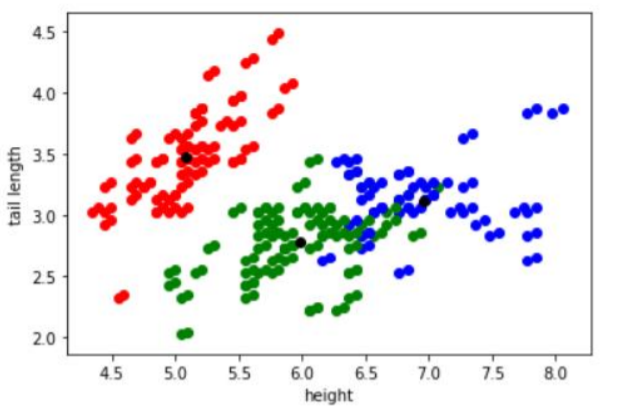

Write Python code to recreate this figure.
import pandas as pd
import random
import matplotlib.pyplot as plt
import math
import numpy as np

# calculates euclidean distance between vectors 1 and 2 which can have any number of dimmensions (as long as they both have same number)
def compute_euclidean_distance(vec_1, vec_2):
    distance = 0 # initialise distance between points as 0
    for a, b in zip(vec_1, vec_2): # for each element of vector 1 and 2
        distance = distance + ((a - b) ** 2) # difference squared added to total distance
    distance = math.sqrt(distance) # root of distance gives final answer
    return distance

# creates k points with coordinates in the range of the data set passed
def initialise_centroids(dataset, k=2):
    rangeMin = math.floor(np.amin(dataset)) # finds the lowest value in the data (and rounds down to int)
    rangeMax = math.ceil(np.amax(dataset)) # finds max val in data (and rounds up to int)
    centroids = np.array([random.randint(rangeMin, rangeMax), random.randint(
        rangeMin, rangeMax), random.randint(rangeMin, rangeMax), random.randint(rangeMin, rangeMax)]) # initialise at least one centroid as a 4D vector, with random values for each in the range established above
    # loop to create and append as many other centroids are needed to match k
    for i in range(k - 1):
        centroids = np.vstack([centroids, np.array([random.randint(rangeMin, rangeMax), random.randint(
            rangeMin, rangeMax), random.randint(rangeMin, rangeMax), random.randint(rangeMin, rangeMax)])])# create centroid as a 4D vector, with random values for each in the range established above and append to matrix
    return centroids

# once points are clustered, centroids need to be calculated as the center of that cluster
def reCalcCentroids(dataset, assignments, numOfCentroids):
    tally = np.zeros(numOfCentroids) # an array that tracks the number of points assigned to each centroid - needed to find mean
    averages = np.zeros((numOfCentroids, 4)) # create a 4xNumCentroids matrix
    # iterates through each data point
    for i in range(dataset.shape[0]):
        tally[assignments[i]] = tally[assignments[i]] + 1 # increase tally for whichever centroid data point i is assigned to
        # sums up the total for each of the 4 dimensions - this is later divided by number of points to find the mean
        averages[assignments[i]][0] = averages[assignments[i]][0] + dataset[i][0]
        averages[assignments[i]][1] = averages[assignments[i]][1] + dataset[i][1]
        averages[assignments[i]][2] = averages[assignments[i]][2] + dataset[i][2]
        averages[assignments[i]][3] = averages[assignments[i]][3] + dataset[i][3]
    for i in range(averages.shape[0]):
        if tally[i] != 0: # if the tally is zero then we don't want to perform the division because we'd have to divide by 0 which = problems
            # divide each dimensions total by the number of points to get the mean
            averages[i][0] = averages[i][0] / tally[i]
            averages[i][1] = averages[i][1] / tally[i]
            averages[i][2] = averages[i][2] / tally[i]
            averages[i][3] = averages[i][3] / tally[i]
    return averages

# for a given point, returns the index in centroids array of the centroid it is closest to
def assignPoint(point, centroids):
    values = np.array([compute_euclidean_distance(point, centroids[0])]) # create new array values that will store distances to all centroids - calculates distance to centroid 0
    for i in range(centroids.shape[0] - 1): # for the remaining centroids
        values = np.vstack(
            [values, compute_euclidean_distance(point, centroids[i + 1])]) # calculate the euclidean distance between the point and centroid i(+ 1) and then append that distance to the values array
    index_min = np.argmin(values) # the index of the centroid that is closest is the index of the lowest number in the values array
    return index_min

# assigns all data points to a centroid and returns those assignments as an array of indexes
# e.g. if there are two centroids called 0 and 1 then the array might look something like [0, 1, 1, 0, 0, 1, 1, etc.]
def runCycle(dataset, centroids):
    assignments = np.empty(dataset.shape[0], dtype=int)
    for i in range(dataset.shape[0]):
        assignments[i] = assignPoint(dataset[i], centroids)
    return assignments


def kmeans(dataset, k=2):
    sumDistances = [] # keeps track of the objective and is appended each cycle with the current sum distances from centroids
    centroids = initialise_centroids(dataset, k) # creates k centroids in space ocupied by the dataset
    assignmentsOld = np.empty(dataset.shape[0], dtype=int) # initialise array
    Exit = False # while loop will continue to loop until this flag is true
    while Exit == False:
        assignmentsNew = runCycle(dataset, centroids) # runs a cycle and assigns all of the points to a centroid
        if np.array_equal(assignmentsOld, assignmentsNew): # if no points have been assigned to a different centroid then the clustering is complete and the program can exit
            Exit = True
        else:
            assignmentsOld = assignmentsNew # if not, store the new assignments to check against after the next iteration
        for item in centroids: # for each centroid
           if np.count_nonzero(item) == 0: #if the centroid = [0, 0, 0, 0]
                return kmeans(dataset, k) # re-run the process because there has been an error in the initial assignments
        centroids = reCalcCentroids(dataset, assignmentsNew, k) #  re-calculate the centroids to be the mean of their cluster
        sumDistances.append(objFunction(dataset, centroids, assignmentsOld)) # append the array with the sum of the distance of all points to their assigned centroid - this is graphed later to show the progress of the clustering
    cluster_assigned = assignmentsNew # return the current assignments as the final clusters
    plotLine(sumDistances) # make a plot of the objective function over each iteration
    return [centroids, cluster_assigned]

# works out the sum of the distances from their assigned centroid
def objFunction(dataset, centroids, assignments):
    sumDistance = 0 # initialise total as 0
    for i in range(dataset.shape[0]): # for each data point
        sumDistance += compute_euclidean_distance(
            dataset[i], centroids[assignments[i]]) # calculate the data points euclidean distance from the centroid it is assigned to - found from the assignments array
    return sumDistance

# plots objective function over each iteration of k means
def plotLine(data):
    figur = plt.figure()
    # x = range from 0 to number of cycles of k means that were run
    x = list(range(0, len(data)))
    # y = the sum distances for each cycle
    y = data
    #plot data points
    plt.plot(x, y, 'o')
    #plot the line to connect these points
    plt.plot(x, y)
    #label axes
    ax1 = figur.add_subplot()
    ax1.set_ylabel('Sum Distance to Centroids')
    ax2 = figur.add_subplot()
    ax2.set_xlabel('Iteration')


# plots scatter graph of data points with each cluster's points appearing in a different colour - centroids appear as black points
def plotGraph(dataset, centroids, cluster_assigned, y_Axis):
    fig = plt.figure()
    dicts = {0: 'height', 1: 'tail length',
             2: 'leg length', 3: 'nose circumference'} # dictionary used for labelling y axis
    X = dataset[dicts[0]].as_matrix() # extract heights from dataset
    Y = dataset[dicts[y_Axis]].as_matrix() # extract y axis variable by referencing dicts (could be 'tail length', 'leg length' or 'node circumfrence')
    # each cluster should have different colour to visual distinguish them so each data point checked to see which cluster it belongs to, then the colour of that cluster is used when plotting point
    # this can handle up to 6 clusters after which point we run out of colours and any additional will just be yellow
    for i in range(X.shape[0]):
        if cluster_assigned[i] == 0:
            col = 'b'
        elif cluster_assigned[i] == 1:
            col = 'g'
        elif cluster_assigned[i] == 2:
            col = 'r'
        elif cluster_assigned[i] == 3:
            col = 'c'
        elif cluster_assigned[i] == 4:
            col = 'm'
        else:
            col = 'y'
        plt.scatter(X[i], Y[i], color=col) # plot point i with colour of its assigned cluster
    #plots centroids in black
    for i in range(centroids.shape[0]):
        plt.scatter(centroids[i][0], centroids[i][y_Axis], color='black')
    # label axes with height on x axis and y axis var found from dictionary lookup
    ax1 = fig.add_subplot()
    ax1.set_ylabel(dicts[y_Axis])
    ax2 = fig.add_subplot()
    ax2.set_xlabel(dicts[0])
    plt.show()

# actual code runs from here:
# imports the data from the csv file
dataset = pd.read_csv('Task2Data.csv')
dataMatrix = dataset.to_numpy()


# gets a value of k from the user any value of k works but if k > 6 not enough unique colours to plot 
choice = int(input('Enter value for k\n'))
ans = kmeans(dataMatrix, choice) # returns array where 0th item is centroids of clusters and 1st item is array of assignments for each point to a cluster

# gets users choice for vaiable to be plotted on Y axis, height is always on x axis - choice is an int which is passed to plotGraph where dict lookup gets text string
choice = int(input('Enter number choice for data on Y-Axis:\n   1. Tail Length\n   2.Leg Length\n   3.Nose Circumference\n'))
plotGraph(dataset, ans[0], ans[1], choice) # plot graph of clusters
